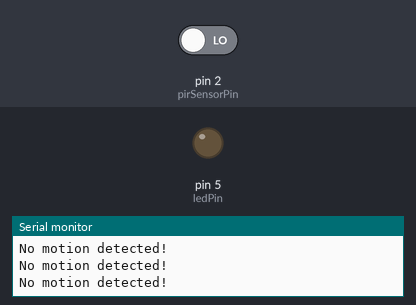
A sketch run on a simulated Arduino Uno, built with avr-gcc and run on an emulated ATmega328P. On the bench: output pins drawn as LEDs (lit = HIGH), the last lines printed to the serial monitor. The test bench sets the inputs (shaded band); at power-on: pin 2 (pirSensorPin) LOW.

Above: at 2.8 s.
2.9 s: pin 2 (pirSensorPin) driven HIGH
At 3.8 s:
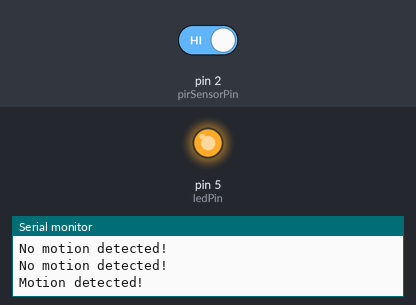
4.5 s: pin 2 (pirSensorPin) driven LOW
At 5.3 s:
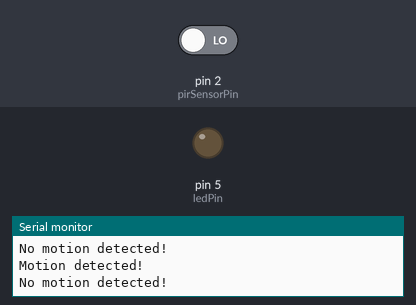
Timing chart, 0 to 7.5 s (numbered marks = the images above; inputs shaded):
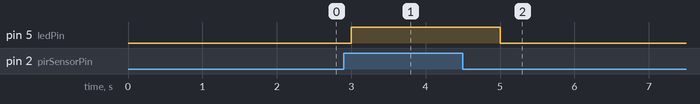

The sketch:

Task_M1_T1P.ino
```cpp
const int pirSensorPin = 2;  // PIR sensor to digital pin 2
const int ledPin = 5;      // LED connected to digital pin 5

void setup() {
  pinMode(pirSensorPin, INPUT);
  pinMode(ledPin, OUTPUT);
  Serial.begin(9600);
}

void loop() {
  int motionDetected = digitalRead(pirSensorPin);

  if (motionDetected == HIGH) {
    digitalWrite(ledPin, HIGH);  // Turn on the LED
    Serial.println("Motion detected!");
    delay(1000);
  } else {
    Serial.println("No motion detected!");
    digitalWrite(ledPin, LOW);  // Turn off the LED
  }

  delay(1000);
}
```

Measured:
- after the input at 2.9 s, pin 5 (ledPin): LOW → HIGH after 0.10 s
- after the input at 4.5 s, pin 5 (ledPin): HIGH → LOW after 0.50 s
